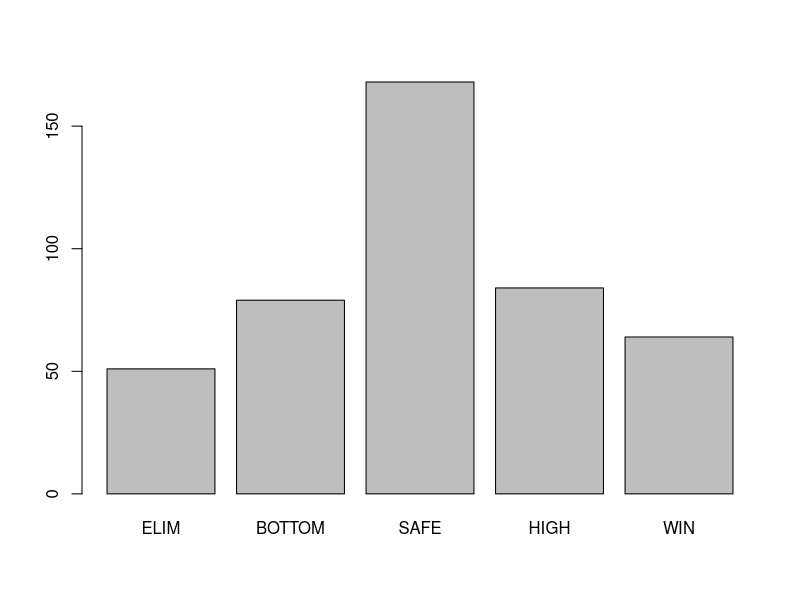
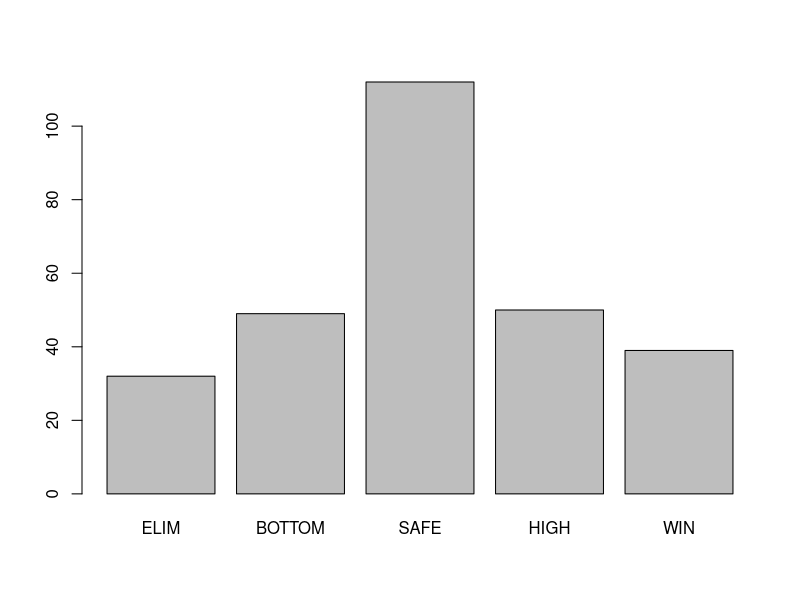
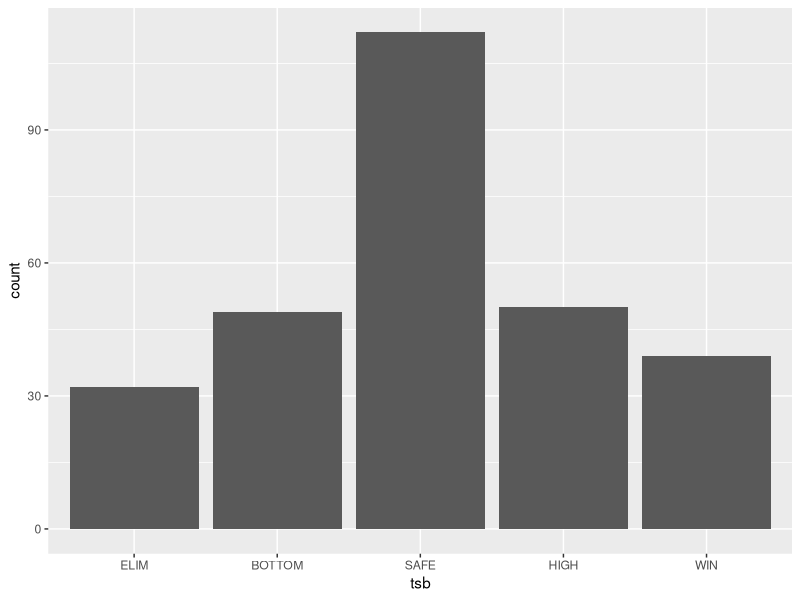
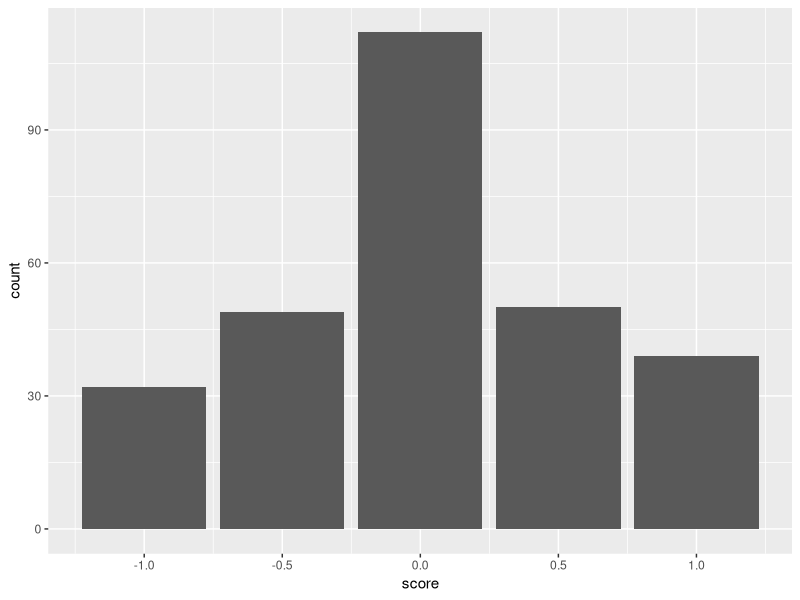
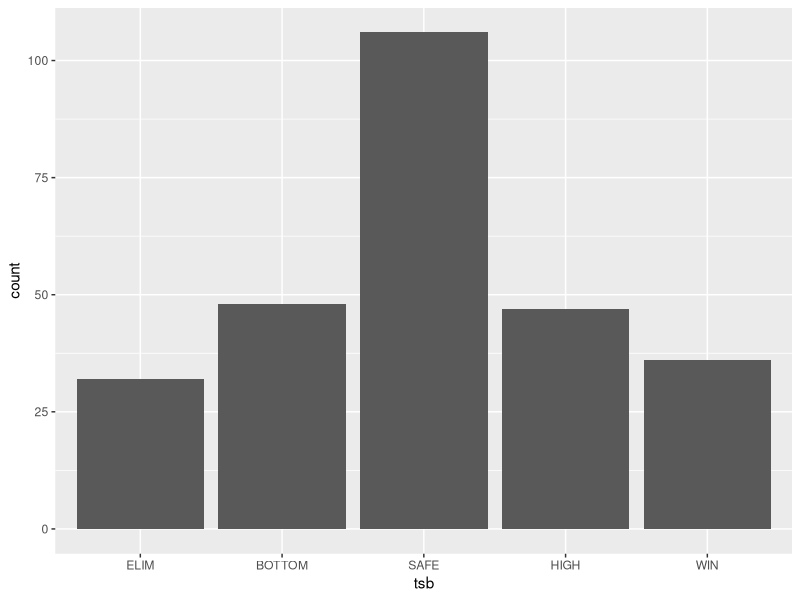
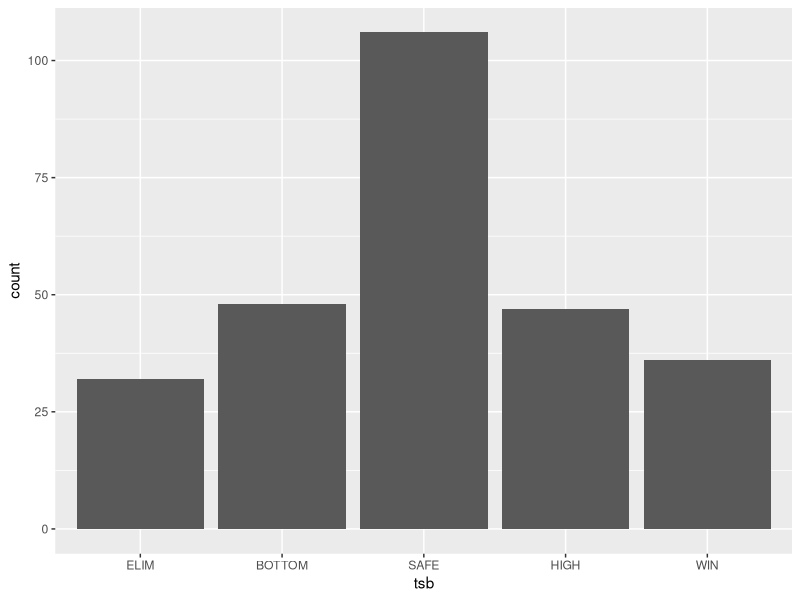
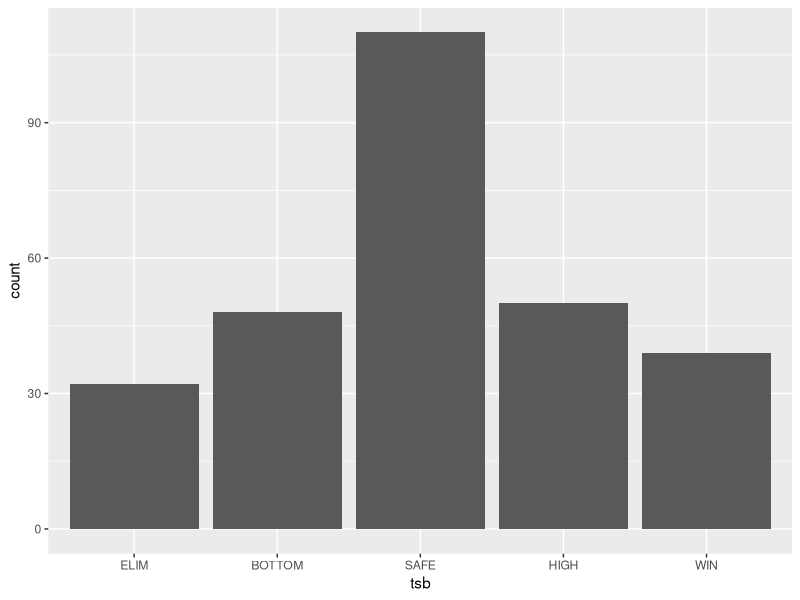
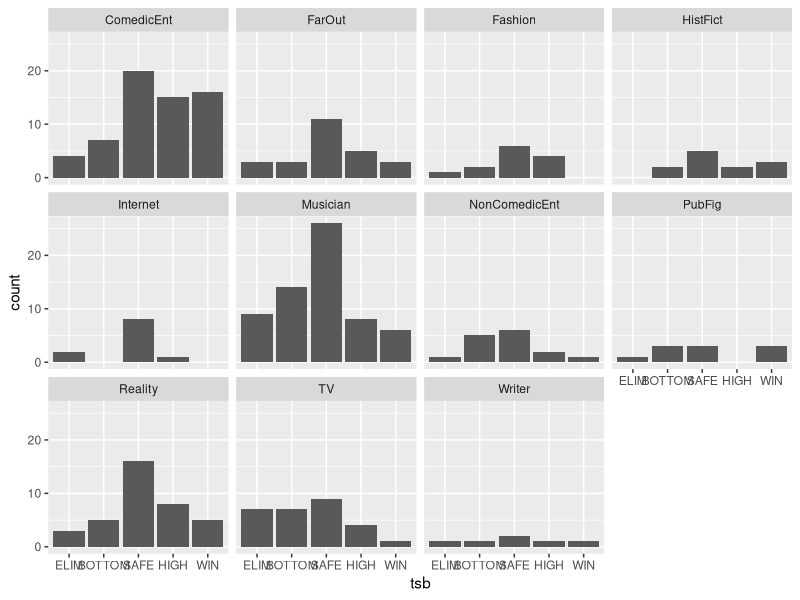

Write the R code that produced these figures, in order. (Note: this script raises an error after producing the figures.)
## ---- chunk 1
getwd()
library(tidyverse)
eps <- read.csv('./SGStats/eps.csv')
queens <- read.csv('./SGStats/queens.csv')
names(queens) <- queens[1,]
queens <- queens[-1,]
colnames(queens)[2] <- 'queen'
chars <- read.csv('./SGStats/chars.csv')
## ---- chunk 2
sapply(eps, class)
eps$airdate <- as.Date(eps$airdate)
eps$regas <- as.factor(eps$regas)
eps$internat <- as.factor(eps$internat)
eps$specialformat <- as.factor(eps$specialformat)
summary(eps)
## ---- chunk 3
sapply(queens, class)
queens$character2[queens$character2 == "N/A"] <- NA
queens$uniqueid <- as.numeric(queens$uniqueid)
## ---- chunk 4
sapply(chars, class)
chars$alive <- as.factor(chars$alive)
chars$genre <- as.factor(chars$genre)
chars$genre2 <- as.factor(chars$genre2)
chars$genre3 <- as.factor(chars$genre3)
chars1 <- chars[1:5]
chars2 <- chars[, -c(3:5)]
chars1
chars2
## ---- chunk 5
#eps[10:31]
epspivot <- pivot_longer(eps, cols = 10:31, names_to = 'plcmnt', values_to = 'queen', values_drop_na = T) %>% filter(queen != 'N/A')
## ---- chunk 6
queenspivot <- pivot_longer(queens, cols = 3:4, values_to = 'character') %>% drop_na(character) %>% select(c(1, 2, 4))
## ---- chunk 7
chars1[4:5][chars1[4:5] == "N/A"] <- NA
char1pivot <- pivot_longer(chars1, cols = 3:5, values_to = 'genres') %>% drop_na(genres)
char1pivot <- char1pivot[-3]
## ---- chunk 8
char2pivot <- pivot_longer(chars2, cols = 3:13, values_to = 'genres') %>% drop_na(genres)
char2pivot = char2pivot[-4]
char2pivot <- char2pivot %>% rename('genres' = 'name')
## ---- chunk 9
epqueenjoin <- inner_join(epspivot, queenspivot, by = c('uniqueid', 'queen'), multiple = 'all')
myby <- join_by(character == char)
bigjoin1 <- inner_join(epqueenjoin, char1pivot, myby)
bigjoin2 <- inner_join(epqueenjoin, char2pivot, myby)
bigjoin2$genres <- as.factor(bigjoin2$genres)
summary(bigjoin2)
## ---- chunk 10
bigjoin1 <- bigjoin1 %>%
  mutate(tsb = case_when(startsWith(tolower(plcmnt), 'safe') ~ 'SAFE',
                         startsWith(tolower(plcmnt), 'win') ~ 'WIN',
                         startsWith(tolower(plcmnt), 'high') ~ 'HIGH',
                         startsWith(tolower(plcmnt), 'bottom') ~ 'BOTTOM',
                          startsWith(tolower(plcmnt), 'elim') ~ 'ELIM'))

bigjoin2 <- bigjoin2 %>%
  mutate(tsb = case_when(startsWith(tolower(plcmnt), 'safe') ~ 'SAFE',
                         startsWith(tolower(plcmnt), 'win') ~ 'WIN',
                         startsWith(tolower(plcmnt), 'high') ~ 'HIGH',
                         startsWith(tolower(plcmnt), 'bottom') ~ 'BOTTOM',
                          startsWith(tolower(plcmnt), 'elim') ~ 'ELIM'))
## ---- chunk 11
bigjoin1$tsb <- factor(bigjoin1$tsb, levels = c('ELIM', 'BOTTOM', 'SAFE', 'HIGH', 'WIN'))
bigjoin2$tsb <- factor(bigjoin2$tsb, levels = c('ELIM', 'BOTTOM', 'SAFE', 'HIGH', 'WIN'))
#summary(bigjoin)
## ---- chunk 12
bigjoin1 <- bigjoin1 %>%
  mutate(score = case_when(tsb == 'WIN' ~ 1,
                         tsb == 'HIGH' ~ .5,
                         tsb == 'SAFE' ~ 0,
                         tsb == 'BOTTOM' ~ -.5,
                         tsb == 'ELIM' ~ -1))
bigjoin1 %>% group_by(genres) %>% summarise(avgscore = mean(score)) %>% arrange(desc(avgscore))

bigjoin2 <- bigjoin2 %>%
  mutate(score = case_when(tsb == 'WIN' ~ 1,
                         tsb == 'HIGH' ~ .5,
                         tsb == 'SAFE' ~ 0,
                         tsb == 'BOTTOM' ~ -.5,
                         tsb == 'ELIM' ~ -1))
bigjoin2 %>% group_by(genres) %>% summarise(avgscore = mean(score)) %>% arrange(desc(avgscore))
## ---- chunk 13
write.csv(bigjoin1, 'bigjoin1.csv', row.names=F)
write.csv(bigjoin2, 'bigjoin2.csv', row.names=F)
## ---- chunk 14
#439 results approx normally distributed- separate entry for each genre that each character is in, 
summary(bigjoin1$tsb)
summary(bigjoin2$tsb)
plot(bigjoin1$tsb)
plot(bigjoin2$tsb)
## ---- chunk 15
#I'd like to have an option to disregard All Stars or Canada (non-Ru) regular (bigjoin %>% filter(regas == 'reg') %>% group_by(tsb))

#-----
#one entry for each genre within a character
bigjoin2 %>% group_by(tsb) %>% ggplot(., aes(x = tsb)) + geom_bar()

#Score instead of placement (same)
bigjoin2 %>% group_by(score) %>% ggplot(., aes(x = score)) + geom_bar()
#------
#what about how all the QUEENS overall have done, disregarding characters? (BthDQ has one win)
bigjoin1 %>% distinct(uniqueid, queen, tsb) %>% group_by(queen) %>% ggplot(aes(x = tsb)) + geom_bar()
bigjoin1 %>% distinct(uniqueid, queen, tsb) %>% group_by(queen)

bigjoin2 %>% distinct(uniqueid, queen, tsb) %>% group_by(queen) %>% ggplot(aes(x = tsb)) + geom_bar()
bigjoin2 %>% distinct(uniqueid, queen, tsb) %>% group_by(queen)

#what about how distinct CHARACTERS do? (entry for each character in every episode)
bigjoin2 %>% distinct(uniqueid, character, tsb) %>% ggplot(aes(x = tsb)) + geom_bar()
bigjoin2 %>% distinct(uniqueid, character, tsb)
## ---- chunk 16
library('scales')
#fullfacet <- bigjoin2 %>% group_by(tsb) %>% ggplot(aes(tsb), labels = TRUE) + geom_bar(aes(y = (..count..)/tapply(..count..,..PANEL..,sum)[..PANEL..])) + stat_bin(aes(stat='count'), vjust = 0, geom='text', position='identity') 
#fullfacet

ff <- bigjoin2 %>% group_by(tsb) %>% ggplot(aes(tsb), labels = TRUE) + geom_bar()
ff <- ff + geom_text(aes(label=..count..), stat='count', y = 114) + facet_wrap(~genres)

#+ facet_wrap(~genres)
#fullfacet
geom_bar(aes(y = (..count..)/tapply(..count..,..PANEL..,sum)[..PANEL..]))

ff
ff %+% dplyr::filter(bigjoin2, genres %in% c('fashion', 'histfict'))
## ---- chunk 17
#examine genres- double check
#bigjoin %>% filter(genres == 'TV')
#--------------------------------------------------------------
genrecheck <- bigjoin1 %>% distinct(uniqueid, character, tsb, score, genres)
genrecheck <- genrecheck %>% filter(genres %in% c('Reality', 'Government'))
genrecheck

genredens <- genrecheck %>% ggplot(., aes(x=tsb, group=genres, fill = genres)) + geom_bar()
genredens
#--------------------------------------------------------------
genrebar <- genrecheck %>% group_by(genres) %>% mutate(genre_count = n()) %>%
  ungroup() %>%
  mutate(genre_update = paste0(genres, "; n=", genre_count)) %>%
  ggplot(aes(x = tsb)) + geom_bar()+ facet_wrap(~genre_update)
genrebar
## ---- chunk 18
d <-  genrecheck %>% group_by(genres) %>% mutate(genre_count = n(), avgscore = round(mean(score), 3)) %>%
    ungroup() %>% mutate(
                        genre_update = factor(genres, levels = c('Reality', 'Government')),
                        genre_update = paste0(genres, "; n=", genre_count, "; Mean Score: ", avgscore),
                         )
class(d$genre_update)

#%>%
#    ggplot(aes(x = tsb, fill = genres)) + geom_bar()+ scale_y_continuous(breaks= pretty_breaks()) + 
#    scale_fill_manual(values = c("#8344AD", "#27AE60")) + facet_wrap(~genre_update) +
#    labs(title = 'Genre Comparison by Count', x = 'Placement', y = 'Count')

## ---- chunk 19
#examine genres- double check
#bigjoin %>% filter(genres == 'TV')
#------------

#For RuPaul Only
#bigjoin1 %>% filter(internat != 'CAN')
#Disregard All-Stars Formats
#bigjoin1 %>% filter(regas == 'reg')

#--------------------------------------------------------------
genrecheck <- bigjoin2 %>% distinct(uniqueid, season, internat, queen, character, tsb, score, genres)
genrecheck <- genrecheck %>% filter(genres %in% c('musician', 'pubfig'))
#--------------------------------------------------------------
genrebar <- genrecheck %>% group_by(genres) %>% mutate(genre_count = n(), avgscore = round(mean(score), 3)) %>%
  ungroup() %>%
  mutate(genre_update = paste0(genres, "; n=", genre_count, "; Mean Score: ", avgscore)) %>%
  ggplot(aes(x = tsb)) + geom_bar()+ scale_y_continuous(breaks= pretty_breaks()) + facet_wrap(~genre_update) + labs(title = 'Genre Comparison by Count', x = 'Placement', y = 'Count')
genrebar
#^THIS IS GOOD

#---------------------
ggplot(genrecheck %>% group_by(genres) %>% mutate(weight = 1/n()), 
       aes(x = tsb, fill = genres)) +
  geom_bar(aes(weight = weight), stat = 'count', position = 'dodge') + labs(title = 'Percent Placement by Genre', x = 'Placement', y = 'Percentage')

#---
genrecheck %>% group_by(genres) %>% mutate(weight = 1/n()) %>%
         ggplot(aes(x = tsb, fill = genres)) + geom_bar(aes(weight = weight), stat = 'count', position = 'dodge') + 
    labs(title = 'Percent Placement by Genre', x = 'Placement', y = 'Percentage')

## ---- chunk 20
genrecheck %>% group_by(genres) %>% select(-1)
## ---- chunk 21
summary(bigjoin2)
bigjoin2 %>% filter(genres == 'entertainer')
## ---- chunk 22
### I am suspicious of trying to do t-testing on this, because 
#install.packages('rstatix')
library(rstatix)
genrecheck2 <- bigjoin2 %>% distinct(uniqueid, character, tsb, score, genres)
genrecheck2
genrecheck2 %>% filter(genres == 'writer')
genrecheck2$score
genrecheck2 %>% group_by(genres) %>% get_summary_stats(score, type = "mean_sd")
genreanova <- genrecheck2 %>% anova_test(score ~ genres)
genreanova #p-value here is .027, there are statistically-significant differences between the groups!

## ---- chunk 23
#pairwise comparisons OK I am struggling here. Can't get much out of these pairwise comparisons, which I guess is ok? but the anova says there's a statistically-significant difference among the groups.
#trimmedgc <- genrecheck %>% group_by(genres) %>% filter(n() >= 2) %>% ungroup()
#trimmedgc
#trimmedgc$score <- as.numeric(trimmedgc$score)
#?pairwise.t.test

pw <- pairwise.t.test(genrecheck2$score, genrecheck2$genres, p.adj= 'none')
pwc

mytest <- data.table(pwc[['p.value']], keep.rownames = T) %>% rename(X = rn) %>% mutate_if(is.numeric, ~round(., 4))
mytest




pvalues$comedicent = as.numeric(pvalues$comedicent)
pvalues$tv = as.numeric(pvalues$tv)
pvalues
  
class(trimmedgc$score)
#wilcox.test(trimmedgc$score,trimmedgc$genres, p.adj= 'bonferroni') 
## ---- chunk 24
#Dead Characters vs Alive Characters (at first appearance)
bigjoin %>% distinct(uniqueid, character, tsb, alive) %>% ggplot(aes(x = tsb)) + geom_bar() + facet_wrap(~alive)


deadalivecheck <- bigjoin2 %>% distinct(uniqueid, character, score, alive)
doa <- ggplot(data = deadalivecheck, aes(x=score, group=alive, fill = alive)) + geom_bar(position = 'dodge')
doa

#T-TESTING
deadalivecheck
deadalivecheck %>% group_by(alive) %>% summarise(mean(score))
deadalivecheck %>% summarise(mean(score))
?t.test
allalive <- deadalivecheck %>% filter(alive == 1)
allalive
alldead <- deadalivecheck %>% filter(alive == 0)
alldead
class(alldead$score)
class(allalive$score)
mydoa <- t.test(alldead$score, allalive$score) #pval is .02- dead character avg is significantly different from alive character avg
mydoa
round(mydoa[['p.value']], 4)

t.test(allalive$score, deadalivecheck$score) #pval is .3822, alive characters don't differ significantly from the whole group
t.test(alldead$score, deadalivecheck$score) #pval is .09151, dead characters don't differ significantly from whole group
## ---- chunk 25

deadalivecheck <- bigjoin2 %>% distinct(uniqueid, character, tsb, score, alive)

ggplot(data = deadalivecheck, aes(x=tsb, group=alive, fill = alive)) + geom_bar(position = 'dodge')

deadalivecheck %>% ggplot(aes(x = tsb, group=alive, fill = alive)) + geom_bar(position = 'dodge') +
  scale_y_continuous(breaks = pretty_breaks()) + scale_fill_manual(values = c("#8344AD", "#27AE60")) +
  scale_fill_discrete(name = "", labels=c('dead', 'alive'))
#---
deadalivecheck %>% group_by(alive) %>% mutate(weight = 1/n()) %>%
         ggplot(aes(x = tsb, fill = alive)) + geom_bar(aes(weight = weight), stat = 'count', position = 'dodge') + 
    labs(title = 'Percent Placement by Genre', x = 'Placement', y = 'Percentage')


deadalivecheck %>% group_by(alive) %>% mutate(weight = 1/n()) %>%
  ggplot(aes(x = tsb, fill = alive)) + geom_bar(aes(weight = weight), stat = 'count', position = 'dodge') +
  scale_fill_manual(values = c("#8344AD", "#27AE60")) +
  labs(title = 'Dead Characters Tend to Perform Better', x = 'Placement', y = 'Percentage')

## ---- chunk 26
deadalivecheck <- bigjoin2 %>% distinct(uniqueid, character, tsb, score, alive)

deadalivecheck %>% group_by(alive) %>% mutate(avgscore = round(mean(score), 3)) %>%
    ungroup() %>% mutate(alive_update = paste0("Mean Score: ", avgscore)) %>%
    ggplot(aes(x = tsb, fill = alive)) + scale_fill_manual(values = c("#8344AD", "#27AE60"), name = "", labels=c('dead', 'alive')) + geom_bar()+ scale_y_continuous(breaks= pretty_breaks()) + facet_wrap(~alive_update) + 
    labs(title = "Dead Characters' Advantage is Statistically Significant", x = 'Placement', y = 'Count')

deadalivecheck %>% group_by(alive) %>% mutate(weight = 1/n()) %>%
  ggplot(aes(x = tsb, fill = alive)) + geom_bar(aes(weight = weight), stat = 'count', position = 'dodge') +
  scale_fill_manual(values = c("#8344AD", "#27AE60"), name = "", labels = c('dead', 'alive')) +
  labs(title = 'Dead Characters Tend to Perform Better', x = 'Placement', y = 'Percentage')

## ---- chunk 27

## ---- chunk 28
bigjoin %>% group_by(genres) %>% summarise(avgscore = mean(score)) %>% arrange(desc(avgscore))
genregroup <- bigjoin %>% group_by(genres)
genregroup
genregroup %>% summarise(mean(score))
genregroup$score

genregroup %>%filter (genres == 'Musician') %>% pull(score)
athletes <- genregroup %>% filter(genres == 'Writer') %>% pull(score)
athletes
t.test(athletes, genregroup$score)
## ---- chunk 29
#sure you can just have everyone who won but really what you want is people who have done well over multiple SG's
this <- bigjoin %>% group_by(uniqueid, queen) %>% summarise()  #distinct(uniqueid, queen)
this2 <- bigjoin%>% group_by(uniqueid)

#This is just the queens who have done more than one (join on this and get some more interesting stats)
twotimers <- queens %>% filter(duplicated(queen, fromLast = T) | duplicated(queen, fromLast = F))
twotimers <- twotimers[-4]
## ---- chunk 30
#hmm this is cool and really close but the mutliple characters are going to throw off the avg
bigjoin %>% filter(queen %in% twotimers$dq) %>% distinct(uniqueid, queen, score) %>% group_by(queen) %>% summarise(avgscore = mean(score)) %>% arrange(desc(avgscore))

bigjoin %>% filter(queen == 'Gia Gunn')
